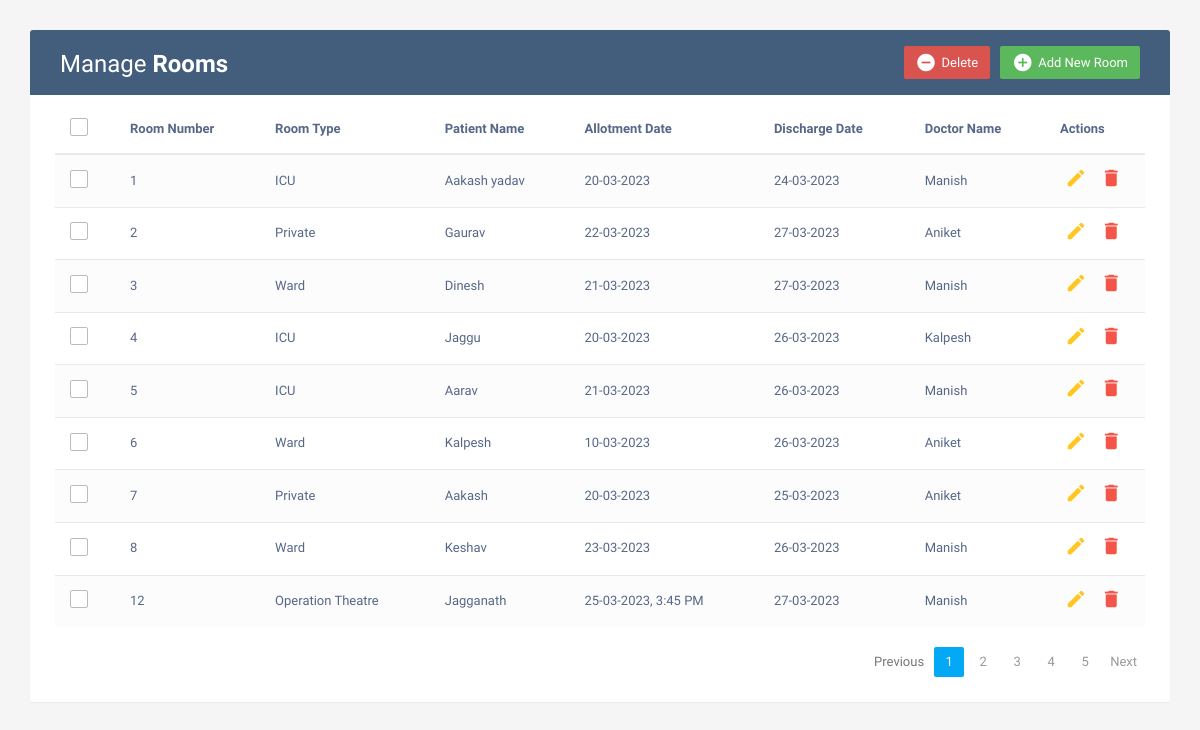
Screenshot of /rooms with the database file from the repository.
### home/models.py (models this page shows, shortened)
class Room(models.Model):
    roomnumber = models.IntegerField()
    roomtype = models.CharField(max_length=50)
    patientname = models.CharField(max_length=100)
    allotmentdte = models.CharField(max_length=50)
    dischargedte =models.CharField(max_length=50)
    docname = models.CharField(max_length=100)

### home/views.py (the view)
# urls.py: path('rooms', views.rooms, name='rooms'),
def rooms(request):
    rm = Room.objects.all()
    context = {
        'rm': rm,
    }
    return render(request, 'rooms.html', context)

### templates/rooms.html (shortened to what this page needs)
<!DOCTYPE html>
<html lang="en">
<head>
<link rel="stylesheet" href="https://maxcdn.bootstrapcdn.com/font-awesome/4.7.0/css/font-awesome.min.css">
<link rel="stylesheet" href="https://maxcdn.bootstrapcdn.com/bootstrap/3.3.7/css/bootstrap.min.css">
  <body>
    <div class="container">
        <div class="table-wrapper">
            <div class="table-title">
                <div class="row">
                    <div class="col-sm-6">
						<h2>Manage <b>Rooms</b></h2>
					</div>
					<div class="col-sm-6">
						<a href="#addEmployeeModal" class="btn btn-success" data-toggle="modal"><i class="material-icons">&#xE147;</i> <span>Add New Room</span></a>
						<a href="#deleteEmployeeModal" class="btn btn-danger" data-toggle="modal"><i class="material-icons">&#xE15C;</i> <span>Delete</span></a>
					</div>
                </div>
            </div>
            <table class="table table-striped table-hover">
                <thead>
                    <tr>
						<th>
							<span class="custom-checkbox">
								<label for="selectAll"></label>
							</span>
						</th>
                        <th>Room Number</th>
                        <th>Room Type</th>
						<th>Patient Name</th>
                        <th>Allotment Date</th>
                        <th>Discharge Date</th>
						<th>Doctor Name</th>
						<th>Actions</th>
                    </tr>
                </thead>
                <tbody>
				{% for i in rm %}
                    <tr>
						<td>
							<span class="custom-checkbox">
								<label for="checkbox1"></label>
							</span>
						</td>
                        <td>{{i.roomnumber}} </td>
                        <td>{{i.roomtype}}</td>
						<td>{{i.patientname}}</td>
                        <td>{{i.allotmentdte}}</td>
						<td>{{i.dischargedte}}</td>
						<td>{{i.docname}}</td>
                        <td>
                            <a href="#editEmployeeModal-{{forloop.counter}}" class="edit" data-toggle="modal"><i class="material-icons" data-toggle="tooltip" title="Edit">&#xE254;</i></a>
                            <a href="#deleteEmployeeModal-{{forloop.counter}}" class="delete" data-toggle="modal"><i class="material-icons" data-toggle="tooltip" title="Delete">&#xE872;</i></a>
                        </td>
                    </tr>
				{% endfor %}
                </tbody>
            </table>
			<div class="clearfix">
                <ul class="pagination">
                    <li class="page-item disabled"><a href="#">Previous</a></li>
                    <li class="page-item active"><a href="#" class="page-link">1</a></li>
                    <li class="page-item"><a href="#" class="page-link">2</a></li>
                    <li class="page-item "><a href="#" class="page-link">3</a></li>
                    <li class="page-item"><a href="#" class="page-link">4</a></li>
                    <li class="page-item"><a href="#" class="page-link">5</a></li>
                    <li class="page-item"><a href="#" class="page-link">Next</a></li>
                </ul>
            </div>
        </div>
    </div>
</body>
</html>

### templates/rooms.html (style rules this page uses)
body { color: #566787; background: #f5f5f5; font-family: 'Varela Round', sans-serif; font-size: 13px; }
.table-wrapper { background: #fff; padding: 20px 25px; margin: 30px 0; border-radius: 3px; box-shadow: 0 1px 1px rgba(0,0,0,.05); }
.table-title { padding-bottom: 15px; background: #435d7d; color: #fff; padding: 16px 30px; margin: -20px -25px 10px; border-radius: 3px 3px 0 0; }
.table-title h2 { margin: 5px 0 0; font-size: 24px; }
.table-title .btn { color: #fff; float: right; font-size: 13px; border: none; min-width: 50px; border-radius: 2px; border: none; outline: none !important; margin-left: 10px; }
.table-title .btn i { float: left; font-size: 21px; margin-right: 5px; }
.table-title .btn span { float: left; margin-top: 2px; }
table.table tr th, table.table tr td { border-color: #e9e9e9; padding: 12px 15px; vertical-align: middle; }
table.table tr th:first-child { width: 60px; }
table.table tr th:last-child { width: 100px; }
table.table-striped tbody tr:nth-of-type(odd) { background-color: #fcfcfc; }
table.table td:last-child i { opacity: 0.9; font-size: 22px; margin: 0 5px; }
table.table td a { font-weight: bold; color: #566787; display: inline-block; text-decoration: none; outline: none !important; }
table.table td a.edit { color: #FFC107; }
table.table td a.delete { color: #F44336; }
table.table td i { font-size: 19px; }
.pagination { float: right; margin: 0 0 5px; }
.pagination li a { border: none; font-size: 13px; min-width: 30px; min-height: 30px; color: #999; margin: 0 2px; line-height: 30px; border-radius: 2px !important; text-align: center; padding: 0 6px; }
.pagination li.active a, .pagination li.active a.page-link { background: #03A9F4; }
.custom-checkbox { position: relative; }
.custom-checkbox label:before { width: 18px; height: 18px; }
.custom-checkbox label:before { content: ''; margin-right: 10px; display: inline-block; vertical-align: text-top; background: white; border: 1px solid #bbb; border-radius: 2px; box-sizing: border-box; z-index: 2; }

### rows the page displays
Room: roomnumber "1", roomtype "ICU", patientname "Aakash yadav", allotmentdte "20-03-2023", dischargedte "24-03-2023", docname "Manish"
Room: roomnumber "2", roomtype "Private", patientname "Gaurav", allotmentdte "22-03-2023", dischargedte "27-03-2023", docname "Aniket"
Room: roomnumber "3", roomtype "Ward", patientname "Dinesh", allotmentdte "21-03-2023", dischargedte "27-03-2023", docname "Manish"
Room: roomnumber "4", roomtype "ICU", patientname "Jaggu", allotmentdte "20-03-2023", dischargedte "26-03-2023", docname "Kalpesh"
Room: roomnumber "5", roomtype "ICU", patientname "Aarav", allotmentdte "21-03-2023", dischargedte "26-03-2023", docname "Manish"
Room: roomnumber "6", roomtype "Ward", patientname "Kalpesh", allotmentdte "10-03-2023", dischargedte "26-03-2023", docname "Aniket"
Room: roomnumber "7", roomtype "Private", patientname "Aakash", allotmentdte "20-03-2023", dischargedte "25-03-2023", docname "Aniket"
Room: roomnumber "8", roomtype "Ward", patientname "Keshav", allotmentdte "23-03-2023", dischargedte "26-03-2023", docname "Manish"
Room: roomnumber "12", roomtype "Operation Theatre", patientname "Jagganath", allotmentdte "25-03-2023, 3:45 PM", dischargedte "27-03-2023", docname "Manish"
